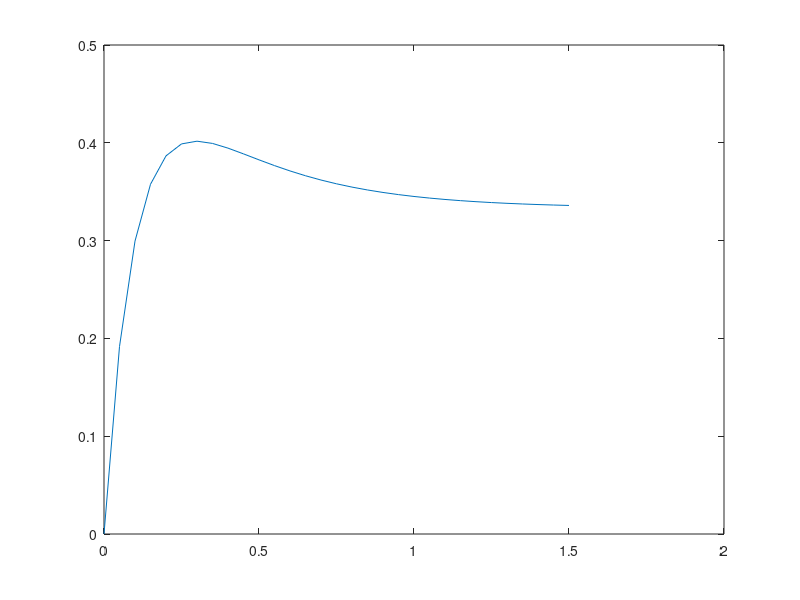

Write the MATLAB code that produced this figure.
%% Defining Transfer Functions in Matlab
%%
% There are two forms of polynomial representation in Matlab. The most obvious is the
% *expanded polynomial form* where the numerator and denominator of a transfer
% function would be entered as two row vectors with the polynomial coefficients entered
% in the order of *descending* powers of $s$.
%
% For example, if:
%
% $$G(s) = \frac{a(s)}{b(s)} = \frac{s^2 +2s+3}{s^3 +4s^2 +5s+6}$$
%
% The numerator and denominator are entered in Matlab as
b = [1, 2, 3];
a = [1, 4, 5, 6];
%%
% Missing coefficients, must be entered as zero: so $q(s) = s^2 +2s$ and
% $r(s) = s^4 +s^2 + 1$ are entered as
q = [1, 2, 0];
r = [1, 0, 2, 0, 1];
%% Polynomials - Factorised form¶
%
% $$G(s) = \frac{(s+1)(s+3)}{s(s+2)(s+4)}$$
%
% The advantage of this formulation is that the *zeros* of the numerator and denominator
% polynomials are obvious by inspection. So it is often used in the preliminary analysis
% of the performance of a dynamic system. The poles of this transfer function are
% $s = 0,\,-1\,-4$ and the zeros are $s = -1,\,-3$
%
% In Matlab, this form of transfer function is specified by a column vector of the
% zeros and a column vector of the poles:
%
z = [-1; -3];
p = [0; -2; -4];
%%
% A third parameter, the overall gain $K$, completes the definition of the so called
% *pole-zero-gain* form of transfer function. In this case $K = 1$
K = 1;
%
%% The Linear Time Invariant System Object
%
% A few years ago, the Mathworks introduced a new data object for the creation
% and manipulation of system transfer functions. This object is called the
% **Linear Time Invariant (LTI) System Object**. It is used to gather the components
% of a transfer function (or state-space model -- see Week 4) into a single
% variable which can then easily be combined with other LTI system objects and passed
% to system analysis functions.
%
% To create a LTI system object representing a factored transfer function the
% following command is issued:
G = zpk(z,p,K)
%%
% The expanded numerator and denominator form of the transfer function is readily
% obtained by using a “data extraction” function.
[num,den]=tfdata(G,'v')
%%
% LTI system objects can also be created from the expanded form of a transfer function
% directly:
G2=tf(num,den)
%%
% and the zeros and poles similarly extracted:
[zeros,poles,gain]=zpkdata(G2,'v')
%%
% LTI system objects can also be created from the expanded form of a transfer function
% directly:
G2=tf(num,den)
%%
% and the zeros and poles similarly extracted:
[zeros,poles,gain]=zpkdata(G2,'v')
%% Setting LTI Properties
% Numerous options are available to document the LTI system objects that you create.
% For example, suppose the transfer function |G| represents a servomechanism
% with input |'Voltage|' and output |'Angular Position'|
% We can add this information  to the LTI system as follows:
set(G,'InputName','Voltage','OutputName','Angular Position')
%%
% Such documentary information is probably best added when the LTI system object is
% created, for example as:
G3=zpk(z,p,K,'InputName','Armature Voltage (V)',...
               'OutputName','Load Shaft Position (rad)',...
               'notes','An armature voltage controlled servomechanism')
%%
% Once the LTI object has been documented, the documentation can be extracted using
% commands like:
get(G3,'notes')
%%
% One can also access the documentation using an “object reference” notation
in=G3.InputName, out=G3.OutputName
%%
% All the documentation available on an LTI system object may be extracted with a
% single command:
get(G3)
%%
% There are numerous other documentation features provided for LTI system objects.
% Please consult the on-line help for full details.
%
%% System Transformations
% Matlab supports the easy transformation of LTI system objects between expanded and
% factored forms. For example to convert a transfer function from *expanded* form
% to pole-zero-gain form the following command is used:
G4 = zpk(G2)
%%
% To convert from zero-pole-gain form to expanded form we use the function
% |tf|
G5 = tf(G)
%%
% Please note that these transformations are merely a convenience that allow you to
% work with your preferred form of representation. Most of the tools that deal with LTI
% system objects will work with any form. Furthermore, you can always use the data
% extraction functions |zpdata| and |tfdata| to extract the zero-pole-gain and
% numerator-denominator parameters from a LTI system, no matter in which form it was
% originally defined, without the need for an explicit conversion.
%
%% Combining LTI System Objects
% A powerful feature of the LTI system object representation is the ease with which
% LTI objects can be combined. For example, suppose we have two transfer functions
%
% $$G_1(s) = \frac{s + 1}{s+3}$$
%
% and
%
% $$G_2(s) = \frac{10}{s(s+2)}$$
%
% then the series combination of the two transfer functions
%
% $$G_s(s) = G_1(s)G_2(s)$$
%
% is obtained using the |*| (multiplication) operator:
G1=tf([1 1],[1 3]);
G2=tf(10,conv([1 0],[1 2])); % conv is polynomial multiplication
Gs=G1*G2 % series connection of two LTI objects
%%
[zeros,poles,K]=zpkdata(Gs,'v')
%
%%
% The parallel connection of two LTI system objects corresponds to addition
%
% $$G_p(s) = G_1(s) + G_2(s)$$
%
Gp = G1 + G2
%%
% The feedback connection of two LTI system objects is also supported. The function
% feedback is used for this. Let
%
% $$G(s) = \frac{2s^2 + 5s + 1}{s^2 + 2s + 3}$$
%
% be the forward transfer function of a closed-loop system and
%
% $$H(s) = \frac{5(s + 2)}{(s+10)}$$
%
% be the feedback network. Then the closed-loop transfer function (assuming negative
% feedback) is
%
% $$G_c(s) = \frac{G(s)}{1 + G(s)H(s)}$$
%
% In matlab:
G = tf([2 5 1],[1 2 3],'inputname','torque',...
                         'outputname','velocity');
H = zpk(-2,-10,5);
Gc = feedback(G,H) % negative feedback assumed
%
%% The Analysis of LTI System Objects
%
% Matlab uses the LTI system objects as parameters for the analysis tools such as
% |impulse|, |step|, |nyquist|, |bode| and |rlocus|. As an example of their use try each
% of following:
%
%% Root locus
rlocus(G*H)
%% open-loop frequency response
bode(G*H)
%% closed-loop step response
step(Gc)
%% closed-loop frequency response
bode(Gc)
%% closed-loop impulse response
impulse(Gc)
%% Nyquist diagram
nyquist(G*H)
%%
% Matlab also provides two interactive graphical tools that work with LTI system
% objects.
% * |ltiview| is a graphical tool that can be used to analyze systems defined by LTI
%    objects. It provides easy access to LTI objects and time and frequency response
%    analysis tools.
% * |rltool| is an interactive tool for designing controllers using the root locus method.
%
% Control engineers will find |sisotool| useful.
%
% You are encouraged to experiment with these tools.
%
%% Partial Fraction Expansions
%
% Matlab provides a command called |residue| that returns the partial fraction expansion
% of a transfer function. That is, given
%
% $$G(s)= \frac{s^m +b_{m-1}s^{m-1} + \cdots + b_1s+b_0}{s^n +a_{n-1}s^{n-1} + \cdots a_1s+a_0}$$
%
% it returns
%
% $$\frac{r_1}{s + p_1} + \frac{r_2}{s + p_2} + \cdots + \frac{R_n}{s + p_n} + K(s)$$
%
% where $p_i$ are the poles of the transfer function, $r_i$ are the coefficients of the
% partial fraction terms (called the *residues of the poles*) and $K(s)$ is a remainder
% polynomial which is usually empty.
%
% To use this, the starting point must (rather perversely) be the expanded form of the
% transfer function in polynomial form.
%
% Thus given
%
% $$C(s) = \frac{5(s + 2)}{s(s+3)(s+10)}$$
%
% we obtain the partial fraction expansion using the Matlab command sequence:
k = 5; z = [-2]; p = [0; -3; -10]; % zero-pole-gain form
C = zpk(z,p,k);
[num,den] = tfdata(C,'v')
%
% (Note that the leading terms in num are zero).
%%
[r,p,k] = residue(num,den)
%%
% which we interpret to mean
%
% $$C(s) = \frac{0.3333}{s} + \frac{0.2381}{s + 3} - \frac{0.5714}{s + 5}.$$
%
%%
% If $C(s)$ represents the step response of the system
%
% $$G(s) = \frac{5(s + 2)}{(s + 3)(s + 10)}$$
%
% then the step response is, by *Inverse Laplace Transform*:
%
% $$y(t) = \left( {0.3333 + 0.2381{e^{ - 3t}} - 0.5714{e^{ - 10t}}}
% \right){u_0}(t).$$
%
% You can check this with the commands:
%
newC = tf([5, 10],[1, 13, 30])
step(newC) % provides $u_0(t)$
%%
t = 0:.05:1.5; % time vector
c = 0.3333 + 0.2381 * exp(-3*t) - 0.5714 * exp(-10*t);
plot(t,c)
